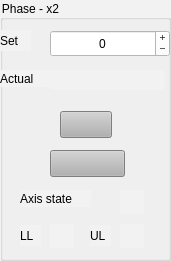
     <widget class="TaurusGroupBox" name="taurusGroupBox_12">
      <property name="geometry">
       <rect>
        <x>200</x>
        <y>370</y>
        <width>171</width>
        <height>261</height>
       </rect>
      </property>
      <property name="styleSheet">
       <string notr="true">background-color: rgb(242, 242, 242);</string>
      </property>
      <property name="title">
       <string>Phase - x2</string>
      </property>
      <widget class="TaurusLed" name="taurusLed_23">
       <property name="geometry">
        <rect>
         <x>120</x>
         <y>190</y>
         <width>24</width>
         <height>24</height>
        </rect>
       </property>
       <property name="model">
        <string>$phasex2/State</string>
       </property>
      </widget>
      <widget class="TaurusCommandButton" name="btnGoF">
       <property name="geometry">
        <rect>
         <x>60</x>
         <y>111</y>
         <width>52</width>
         <height>27</height>
        </rect>
       </property>
       <property name="styleSheet">
        <string notr="true">background-color: rgb(177, 177, 177);</string>
       </property>
       <property name="CustomText">
        <string>Go</string>
       </property>
      </widget>
      <widget class="QLabel" name="label_52">
       <property name="geometry">
        <rect>
         <x>20</x>
         <y>225</y>
         <width>21</width>
         <height>21</height>
        </rect>
       </property>
       <property name="text">
        <string>LL</string>
       </property>
      </widget>
      <widget class="TaurusLabel" name="mPosF">
       <property name="geometry">
        <rect>
         <x>50</x>
         <y>70</y>
         <width>115</width>
         <height>20</height>
        </rect>
       </property>
       <property name="alignment">
        <set>Qt::AlignRight|Qt::AlignTrailing|Qt::AlignVCenter</set>
       </property>
       <property name="model">
        <string>$phasex2/position</string>
       </property>
       <property name="suffixText">
        <string> um</string>
       </property>
      </widget>
      <widget class="TaurusCommandButton" name="taurusCommandButton_14">
       <property name="geometry">
        <rect>
         <x>50</x>
         <y>150</y>
         <width>75</width>
         <height>27</height>
        </rect>
       </property>
       <property name="styleSheet">
        <string notr="true">background-color: rgb(177, 177, 177);</string>
       </property>
       <property name="Model">
        <string>$phasex2</string>
       </property>
       <property name="Command">
        <string>Stop</string>
       </property>
       <property name="CustomText">
        <string>Stop</string>
       </property>
      </widget>
      <widget class="QLabel" name="label_54">
       <property name="geometry">
        <rect>
         <x>90</x>
         <y>225</y>
         <width>21</width>
         <height>21</height>
        </rect>
       </property>
       <property name="text">
        <string>UL</string>
       </property>
      </widget>
      <widget class="QSpinBox" name="refPosF">
       <property name="geometry">
        <rect>
         <x>50</x>
         <y>30</y>
         <width>120</width>
         <height>27</height>
        </rect>
       </property>
       <property name="styleSheet">
        <string notr="true">background-color: rgb(255, 255, 255);
color: rgb(0, 0, 0);</string>
       </property>
       <property name="alignment">
        <set>Qt::AlignCenter</set>
       </property>
       <property name="buttonSymbols">
        <enum>QAbstractSpinBox::PlusMinus</enum>
       </property>
       <property name="minimum">
        <number>-99999</number>
       </property>
       <property name="maximum">
        <number>99999</number>
       </property>
      </widget>
      <widget class="QLabel" name="label_55">
       <property name="geometry">
        <rect>
         <x>0</x>
         <y>30</y>
         <width>31</width>
         <height>21</height>
        </rect>
       </property>
       <property name="text">
        <string>Set</string>
       </property>
      </widget>
      <widget class="QLabel" name="label_56">
       <property name="geometry">
        <rect>
         <x>20</x>
         <y>190</y>
         <width>71</width>
         <height>17</height>
        </rect>
       </property>
       <property name="text">
        <string>Axis state</string>
       </property>
      </widget>
      <widget class="QLabel" name="label_57">
       <property name="geometry">
        <rect>
         <x>0</x>
         <y>70</y>
         <width>51</width>
         <height>17</height>
        </rect>
       </property>
       <property name="text">
        <string>Actual</string>
       </property>
      </widget>
      <widget class="TaurusLed" name="taurusLed_25">
       <property name="geometry">
        <rect>
         <x>50</x>
         <y>224</y>
         <width>24</width>
         <height>24</height>
        </rect>
       </property>
       <property name="model">
        <string>$phasex2/backwardLimitSwitch</string>
       </property>
      </widget>
      <widget class="TaurusLed" name="taurusLed_26">
       <property name="geometry">
        <rect>
         <x>120</x>
         <y>224</y>
         <width>24</width>
         <height>24</height>
        </rect>
       </property>
       <property name="model">
        <string>$phasex2/forwardLimitSwitch</string>
       </property>
      </widget>
     </widget>
